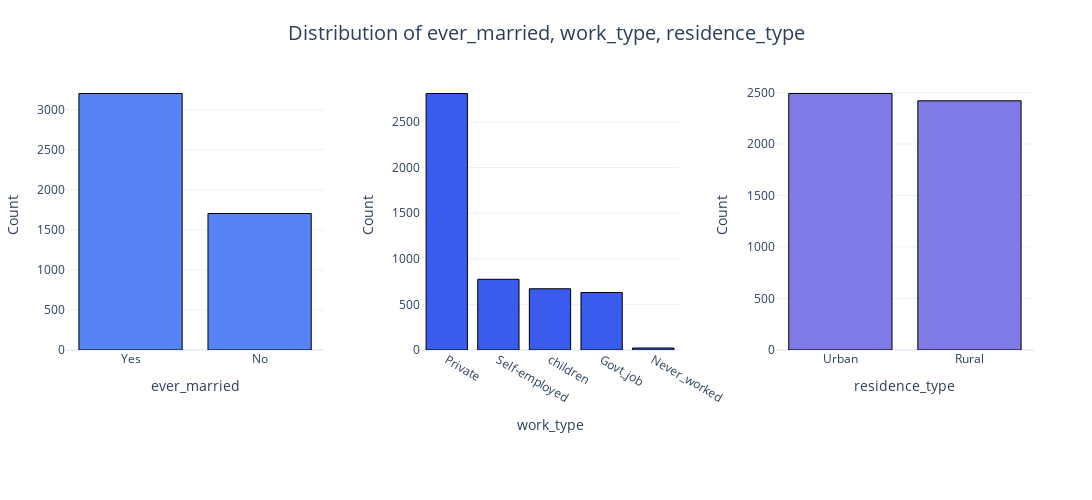

The cell this chart's notebook holds for it:
### Code cell
plot_combined_bar_charts(stroke_df, categorical_features_set2, max_features_per_plot=3, save_path="images/categorical_distributions_set2")

### Figure 1 — Plotly figure (JSON) as saved in the notebook; plotly's stock layout.template omitted (floating-point values rounded to 4 significant figures)
{"data": [{"marker": {"color": "#5684F7", "line": {"color": "#000000", "width": 1}}, "name": "ever_married", "type": "bar", "x": ["Yes", "No"], "xaxis": "x", "y": [3204, 1705], "yaxis": "y"}, {"marker": {"color": "#3A5CED", "line": {"color": "#000000", "width": 1}}, "name": "work_type", "type": "bar", "x": ["Private", "Self-employed", "children", "Govt_job", "Never_worked"], "xaxis": "x2", "y": [2811, 775, 671, 630, 22], "yaxis": "y2"}, {"marker": {"color": "#7E7AE6", "line": {"color": "#000000", "width": 1}}, "name": "residence_type", "type": "bar", "x": ["Urban", "Rural"], "xaxis": "x3", "y": [2490, 2419], "yaxis": "y3"}], "layout": {"height": 500, "margin": {"b": 150, "l": 50, "r": 50, "t": 80}, "showlegend": false, "title": {"font": {"size": 20}, "text": "Distribution of ever_married, work_type, residence_type", "x": 0.5}, "width": 1200, "xaxis": {"anchor": "y", "domain": [0, 0.2667], "showticklabels": true, "title": {"font": {"size": 14}, "text": "ever_married"}}, "xaxis2": {"anchor": "y2", "domain": [0.3667, 0.6333], "showticklabels": true, "title": {"font": {"size": 14}, "text": "work_type"}}, "xaxis3": {"anchor": "y3", "domain": [0.7333, 1], "showticklabels": true, "title": {"font": {"size": 14}, "text": "residence_type"}}, "yaxis": {"anchor": "x", "domain": [0, 1], "title": {"font": {"size": 14}, "text": "Count"}}, "yaxis2": {"anchor": "x2", "domain": [0, 1], "title": {"font": {"size": 14}, "text": "Count"}}, "yaxis3": {"anchor": "x3", "domain": [0, 1], "title": {"font": {"size": 14}, "text": "Count"}}}}
